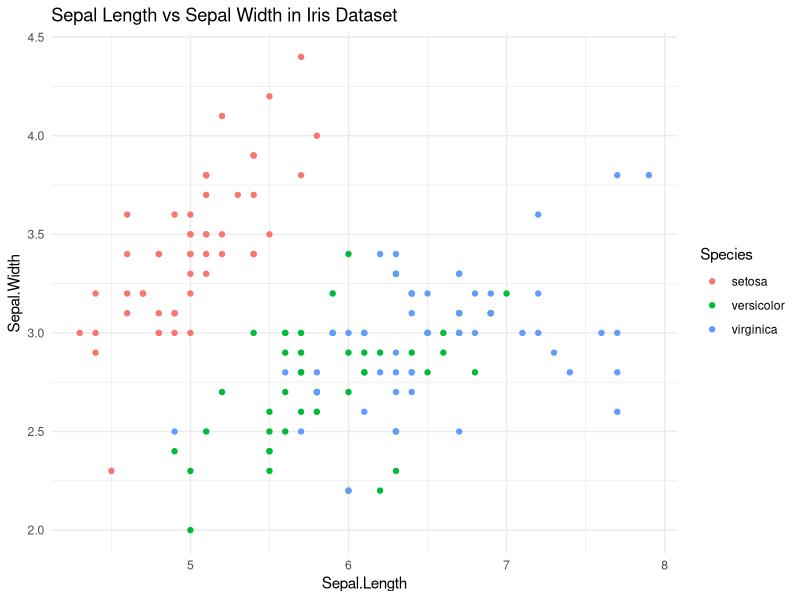

Source code (R):
## ---- chunk 1
knitr::opts_chunk$set(echo = TRUE)
## ---- chunk 2
library(here)
library(ggplot2)
library(readr)
library(dplyr)
library(patchwork)
options(scipen=999) #normale Zahlen statt 2e+05 oder so
## ---- chunk 3
plot1 <- ggplot(iris, aes(x = Sepal.Length, y = Sepal.Width, color = Species)) +
  geom_point() +
  labs(title = "Sepal Length vs Sepal Width in Iris Dataset") +
  theme_minimal()
## ---- chunk 4

## ---- chunk 5

## ---- chunk 6

## ---- chunk 7
plot1
